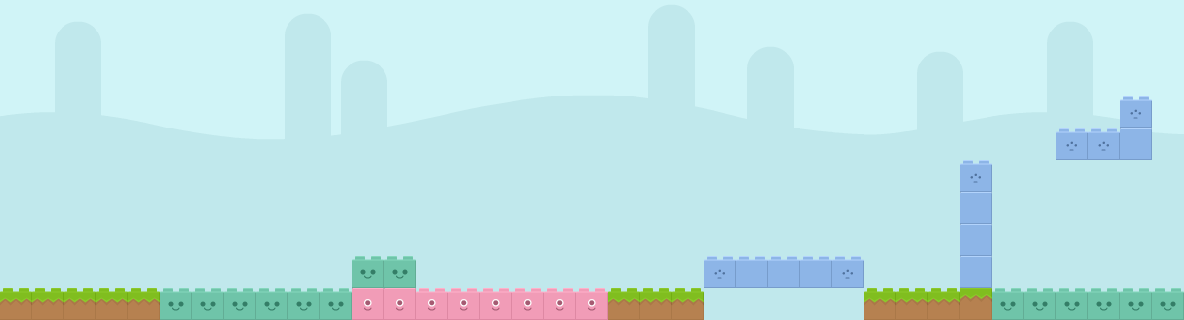

This is a level from a 2D game, rendered from its Tiled map with the project's own tilesets. A one-line summary and the map file follow, with tile-layer data summarised:
An orthogonal 37x10 tile map with 32x32 px tiles, 8 tile layers (background, env, red, blue, ...), 3 tilesets and 4 objects.

<map version="1.0" orientation="orthogonal" renderorder="right-down" width="37" height="10" tilewidth="32" tileheight="32" nextobjectid="28">
 <tileset firstgid="1" name="bricks" tilewidth="32" tileheight="32">
  <tile id="0">
   <image width="32" height="32" source="bricks/brick01.png" />
  </tile>
  <tile id="1">
   <image width="32" height="32" source="bricks/brick01a.png" />
  </tile>
  <tile id="2">
   <image width="32" height="32" source="bricks/brick01b.png" />
  </tile>
  <tile id="3">
   <image width="32" height="32" source="bricks/brick01c.png" />
  </tile>
  <tile id="4">
   <image width="32" height="32" source="bricks/brick02.png" />
  </tile>
  <tile id="5">
   <image width="32" height="32" source="bricks/brick02a.png" />
  </tile>
  <tile id="6">
   <image width="32" height="32" source="bricks/brick02b.png" />
  </tile>
  <tile id="7">
   <image width="32" height="32" source="bricks/brick02c.png" />
  </tile>
  <tile id="8">
   <image width="32" height="32" source="bricks/brick03.png" />
  </tile>
  <tile id="9">
   <image width="32" height="32" source="bricks/brick03b.png" />
  </tile>
  <tile id="10">
   <image width="32" height="32" source="bricks/brick04.png" />
  </tile>
  <tile id="11">
   <image width="32" height="32" source="bricks/brick04b.png" />
  </tile>
  <tile id="12">
   <image width="32" height="32" source="bricks/brick05.png" />
  </tile>
  <tile id="13">
   <image width="32" height="32" source="bricks/brick05b.png" />
  </tile>
  <tile id="14">
   <image width="32" height="32" source="bricks/brick06.png" />
  </tile>
  <tile id="15">
   <image width="32" height="32" source="bricks/brick06b.png" />
  </tile>
  <tile id="16">
   <image width="32" height="32" source="bricks/brick07.png" />
  </tile>
  <tile id="17">
   <image width="32" height="32" source="bricks/brick07b.png" />
  </tile>
  <tile id="18">
   <image width="32" height="32" source="bricks/brick08.png" />
  </tile>
  <tile id="19">
   <image width="32" height="32" source="bricks/brick08b.png" />
  </tile>
  <tile id="20">
   <image width="32" height="32" source="bricks/brick08c.png" />
  </tile>
  <tile id="21">
   <image width="32" height="32" source="bricks/brick08d.png" />
  </tile>
  <tile id="22">
   <image width="32" height="32" source="bricks/brick09.png" />
  </tile>
  <tile id="23">
   <image width="32" height="32" source="bricks/brick09b.png" />
  </tile>
  <tile id="24">
   <image width="32" height="32" source="bricks/brick09c.png" />
  </tile>
  <tile id="25">
   <image width="32" height="32" source="bricks/brick09d.png" />
  </tile>
  <tile id="26">
   <image width="32" height="32" source="bricks/brick10.png" />
  </tile>
  <tile id="27">
   <image width="32" height="32" source="bricks/brick10b.png" />
  </tile>
  <tile id="28">
   <image width="32" height="32" source="bricks/brick10c.png" />
  </tile>
  <tile id="29">
   <image width="32" height="32" source="bricks/brick10d.png" />
  </tile>
 </tileset>
 <tileset firstgid="31" name="background" tilewidth="32" tileheight="32" spacing="1" margin="1">
  <image source="bg_grasslands.png" width="1024" height="512" />
 </tileset>
 <tileset firstgid="496" name="boosts" tilewidth="32" tileheight="32">
  <tile id="0">
   <image width="32" height="32" source="boosts/beige.png" />
  </tile>
  <tile id="1">
   <image width="32" height="32" source="boosts/blue.png" />
  </tile>
  <tile id="2">
   <image width="32" height="32" source="boosts/green.png" />
  </tile>
  <tile id="3">
   <image width="32" height="32" source="boosts/red.png" />
  </tile>
  <tile id="4">
   <image width="32" height="32" source="boosts/yellow.png" />
  </tile>
 </tileset>
 <layer name="background" width="37" height="10">
  <data>[370 cells, 370 non-empty, 310 distinct tile ids]</data>
 </layer>
 <layer name="env" width="37" height="10">
  <data>[370 cells, 0 non-empty, 0 distinct tile ids]</data>
 </layer>
 <layer name="red" width="37" height="10">
  <data>[370 cells, 8 non-empty, 2 distinct tile ids]</data>
 </layer>
 <layer name="blue" width="37" height="10">
  <data>[370 cells, 13 non-empty, 3 distinct tile ids]</data>
 </layer>
 <layer name="green" width="37" height="10">
  <data>[370 cells, 14 non-empty, 1 distinct tile ids]</data>
 </layer>
 <layer name="beige" width="37" height="10">
  <data>[370 cells, 0 non-empty, 0 distinct tile ids]</data>
 </layer>
 <layer name="yellow" width="37" height="10">
  <data>[370 cells, 0 non-empty, 0 distinct tile ids]</data>
 </layer>
 <layer name="normal" width="37" height="10">
  <data>[370 cells, 12 non-empty, 2 distinct tile ids]</data>
 </layer>
 <objectgroup name="player" />
 <objectgroup name="red_boost">
  <object id="13" x="290" y="237" width="32" height="32">
   <ellipse />
  </object>
 </objectgroup>
 <objectgroup name="blue_boost">
  <object id="24" x="608" y="238" width="32" height="32">
   <ellipse />
  </object>
 </objectgroup>
 <objectgroup name="yellow_boost" />
 <objectgroup name="beige_boost" />
 <objectgroup name="final_zone">
  <object id="26" x="1174" y="-9" width="7" height="344" />
 </objectgroup>
 <objectgroup name="flag">
  <object id="27" x="1165.33" y="259.667" width="32" height="32" />
 </objectgroup>
</map>
